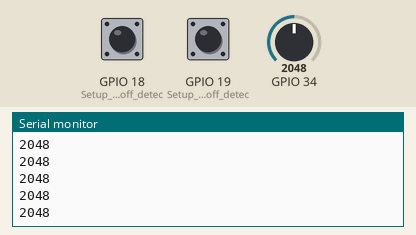
Recording of a sketch running on a simulated ESP32. Parts: the last lines printed to the serial monitor. The inputs (shaded band) are chosen by the test bench; at power-on: GPIO 18 (Setup_for_leads_off_detec) LOW, GPIO 34 = 2048, GPIO 19 (Setup_for_leads_off_detec) LOW.

Above: at 1.2 s.
1.3 s: GPIO 18 (Setup_for_leads_off_detec) pulled HIGH for 0.15 s
At 1.48 s:
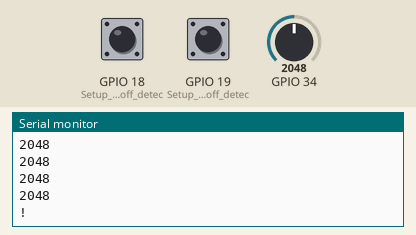
2.9 s: GPIO 34 set to 2866
At 3.13 s:
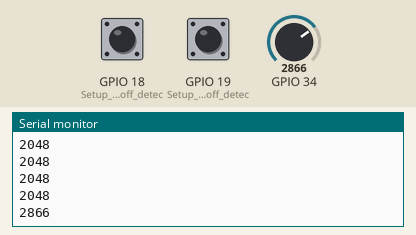
4.4 s: GPIO 34 set to 3603
At 4.49 s:
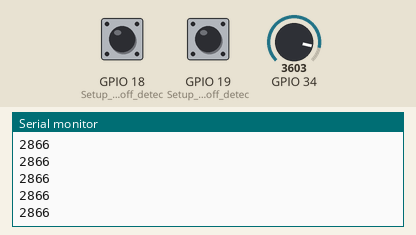
Timing chart, 0 to 7.4 s (numbered marks = the images above; inputs shaded):
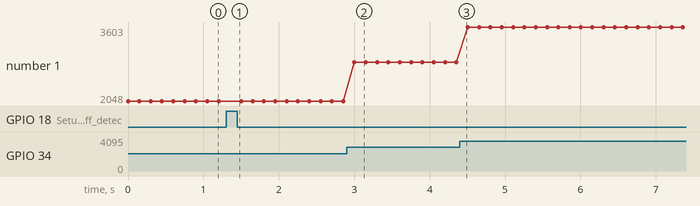

Measured:
- after the input at 1.3 s, the serial monitor: prints a new line after 0.05 s (image 1)
- after the input at 2.9 s, the serial monitor: prints a new line after 0.10 s (image 2)
- plotted number 1: 2048 → 2866 after the input at 2.9 s, 2866 → 3603 after the input at 4.4 s

The sketch:

Baca_ESP32_EKG.ino
```cpp
void setup() {
// initialize the serial communication:
Serial.begin(115200);
pinMode(18, INPUT); // Setup for leads off detection LO +
pinMode(19, INPUT); // Setup for leads off detection LO -

}

void loop() {

if((digitalRead(18) == 1)||(digitalRead(19) == 1)){
Serial.println('!');
}
else{
// send the value of analog input 0:

Serial.println(analogRead(34));
}
//Wait for a bit to keep serial data from saturating
delay(150);
}
```
